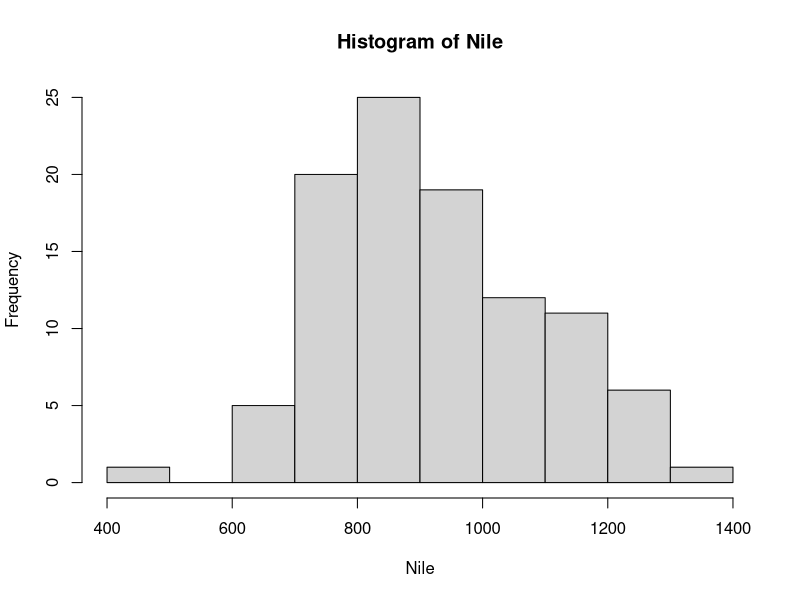
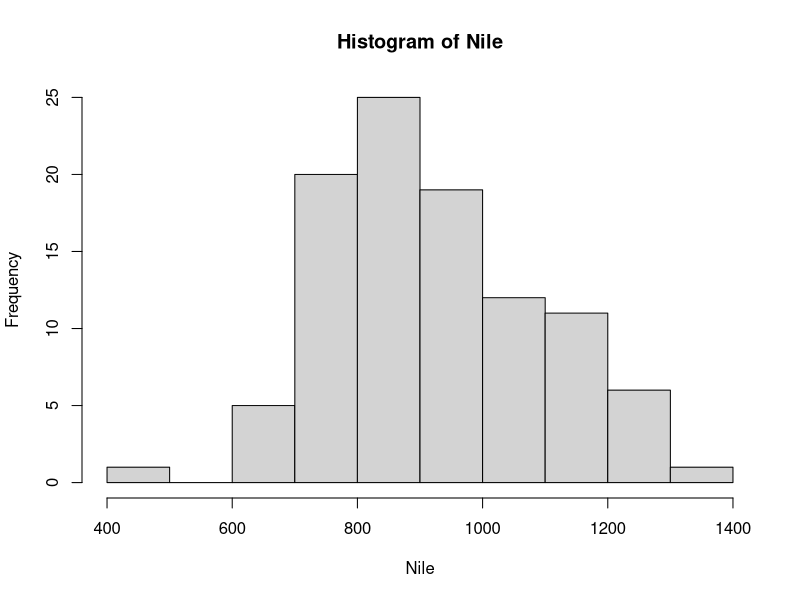

Source code (R) for these figures, in order:
# 숫자 1, 2, 4로 이뤄진 벡터를 변수 x에 할당한다.
# c는 연결, concatenate을 의미한다. 각각 하나의 숫자로 구성된 세 벡터를 하나로 연결했다.
x <- c(1, 2, 4)

q <- c(x, x, 8)

q[1]  # R 벡터의 인덱스는 0이 아닌 1부터 시작한다.


# 벡터에서 부분집합을 만드는 것은 매우 중요하다.
x[2:3]  # 벡터 x에서 위치 2, 3의 값으로 이루어진, x의 부분 벡터

# x의 평균과 표준편차
mean(x)
sd(x)

# R이 주석을 히스토리로 남긴 이후부터는 인터랙티브 모드에서도 주석의 중요성이 커졌다.
# 세션을 저장하고 다시 실행하면, 이전에 무슨 작업을 하고 있었는지 주석을 보고 기억할 수 있다.


# Nile이라는 데이터 세트는 나일강의 흐름에 대한 데이터이다.
Nile
mean(Nile)
sd(Nile)
hist(Nile)

# R은 '그래프를 그릴 때' 선택할 수 있는 다양한 부가 기능을 갖고 있다.
# break 변수
hist(Nile, breaks = 12)


# * * *
# 홀수의 개수를 세는 함수
oddcount <- function(x){
  k <- 0  # assign 0 to k
  for (n in x){
    if (n %% 2 == 1) k <- k+1  # 나머지 값을 돌려주는 모듈의 기호는 %% 이다.
  }
  return (k)  # 또는 그냥 k
}

oddcount(c(1, 2, 3, 7, 9))

# R 프로그래밍의 기본 철학 가운데 하나는
# '가능한 한 반복문을 피하고 불가피하다면 반복문을 단순하게 만들자.'
# R의 함수는 return()이라고 명시적으로 호출하지 않을 경우 최종적으로 계산된 값을 돌려준다.
# 위의 호출에서, x는 정식 매개 변수이고, c(1, 2, 3, 7, 9)가 실제 인수이다.


# 함수 본문 내에서만 볼 수 있는 변수는 그 함수의 '지역변수'라고 한다.
# 이 함수들은 호출된 후에는 사라진다. R 함수의 형식 매개변수는 지역변수이다.

# 함수 밖에서 생성되는 변수는 '전역변수'로 함수 내에서도 사용 가능하다.
f <- function(x) return (x+y)
y <- 3
f(5)  # 여기서 y는 전역변수이다.

# R에서는 Default 인수가 자주 사용된다. 가령, 다음과 같은 함수 정의.
#g <- function(x, y = 2, z = T){ .. }
# R에서 TRUE, FALSE는 T와 F로 줄여 사용할 수 있다.


# * * *
